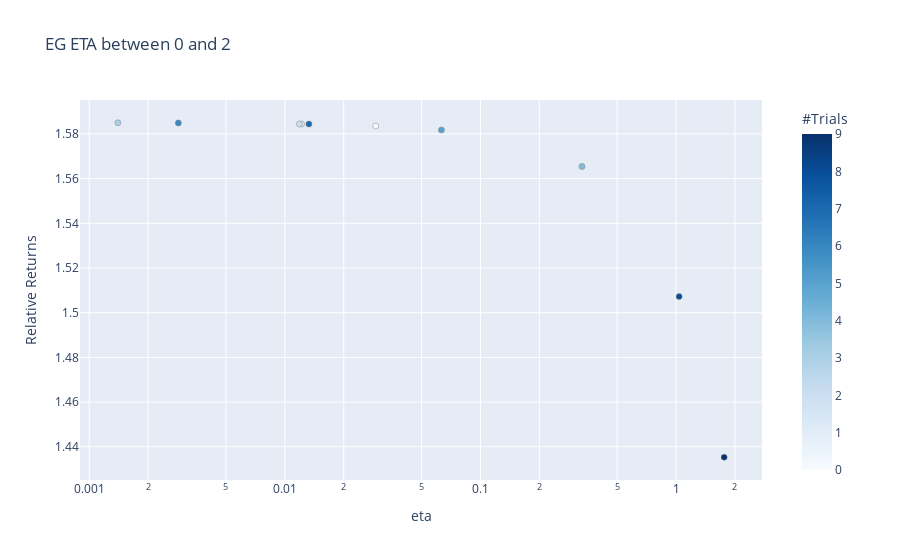

The cell this chart's notebook holds for it:
### Code cell
fig = optuna.visualization.plot_slice(study)
fig.update_layout(title_text="EG ETA between 0 and 2", yaxis_title_text="Relative Returns")
fig.show()

### Figure 1 — Plotly figure (JSON) as saved in the notebook; plotly's stock layout.template omitted (floating-point values rounded to 4 significant figures)
{"data": [{"marker": {"color": [0, 1, 2, 3, 4, 5, 6, 7, 8, 9], "colorbar": {"title": {"text": "#Trials"}, "x": 1, "xpad": 40}, "colorscale": [[0, "rgb(247,251,255)"], [0.125, "rgb(222,235,247)"], [0.25, "rgb(198,219,239)"], [0.375, "rgb(158,202,225)"], [0.5, "rgb(107,174,214)"], [0.625, "rgb(66,146,198)"], [0.75, "rgb(33,113,181)"], [0.875, "rgb(8,81,156)"], [1, "rgb(8,48,107)"]], "line": {"color": "Grey", "width": 0.5}}, "mode": "markers", "showlegend": false, "type": "scatter", "x": [0.02914, 0.01217, 0.01187, 0.001401, 0.3306, 0.06317, 0.002855, 0.01328, 1.037, 1.762], "y": [1.584, 1.584, 1.584, 1.585, 1.565, 1.582, 1.585, 1.584, 1.507, 1.435]}], "layout": {"title": {"text": "EG ETA between 0 and 2"}, "xaxis": {"title": {"text": "eta"}, "type": "log"}, "yaxis": {"title": {"text": "Relative Returns"}}}}
